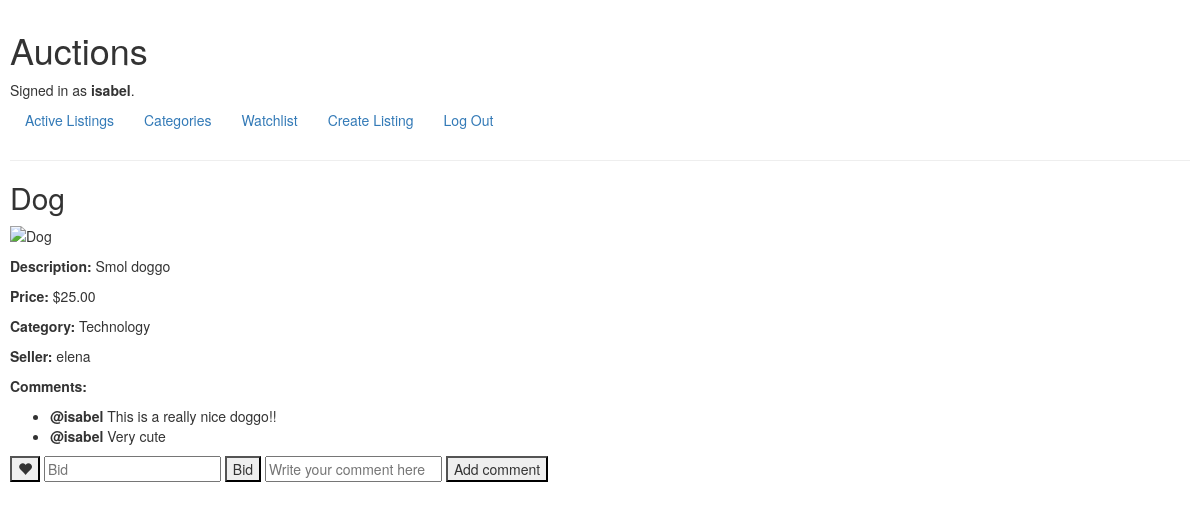
/auction/10/ (signed in), run on an earlier commit of the app's database.
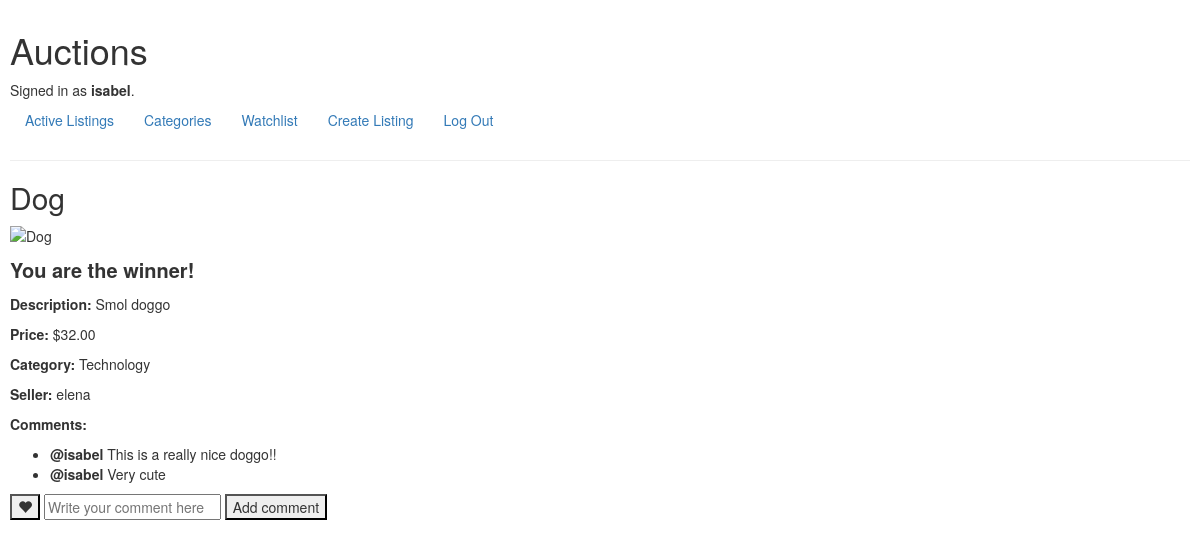
And on a later commit of the database.
### auctions/models.py (models this page shows)
class Auction(models.Model):
    seller = models.ForeignKey(User, on_delete=models.CASCADE, related_name='auctions_sold')
    title = models.CharField(max_length=64)
    description = models.CharField(max_length=5000)
    image = models.CharField(max_length=20000, blank=True, null=True)
    starting_bid = models.DecimalField(decimal_places=2, max_digits=12)
    category = models.ForeignKey(Category, on_delete=models.CASCADE, null=True)
    winner = models.ForeignKey(User, on_delete=models.CASCADE, null=True, related_name='auctions_won')

class Category(models.Model):
    name = models.CharField(max_length=60)

class User(AbstractUser):
    pass

### auctions/views.py (the view)
# urls.py: path('auction/<int:auction_id>/', views.auction, name='auction'),
@login_required(login_url='/login')
def auction(request, auction_id):
    auction = Auction.objects.get(id=auction_id)
    comments = auction.item_comments.all()
    is_seller = auction.seller == request.user
    in_watchlist = Watchlist.objects.filter(item=auction)
    return render(request, 'auctions/auction.html', {
        'auction': auction,
        'comments': comments,
        'is_seller': is_seller,
        'in_watchlist': in_watchlist
    })

### auctions/templates/auctions/auction.html (shortened to what this page needs)
{% extends "auctions/layout.html" %}
{% block body %}
    <h2>{{ auction.title }}</h2>
    {% if auction.image %}
        <p><img class="image" src="{{ auction.image }}" alt="{{ auction.title }}"></p>
    {% endif %}
    <p style="font-size: 20px;">
        {% if auction.winner == user and user != auction.seller %}
            <strong>You are the winner!</strong>
        {% elif auction.winner != null and user == auction.seller and auction.winner != user %}
            <strong>Winner: </strong>{{ auction.winner.username }}
        {% elif auction.winner != null %}
            <strong>Auction closed</strong>
        {% endif %}
    </p>
    <p><strong>Description:</strong> {{ auction.description }}</p>
    <p><strong>Price:</strong> ${{ auction.starting_bid }}</p>
    <p><strong>Category:</strong> {{ auction.category.name }}</p>
    <p><strong>Seller:</strong> {{ auction.seller.username }}</p>
    <p><strong>Comments:</strong></p>
    <ul>
        {% for comment in comments %}
            <li><strong>@{{ comment.user.username}} </strong>{{ comment.comment }}</li>
        {% empty %}
            <li>No comments</li>
        {% endfor %}
    </ul>
    {% if user.is_authenticated %}
        {% if is_seller and auction.winner == null %}
            <form action="{% url 'close_auction' auction.id %}" method="post">
                {% csrf_token %}
                <button type="submit">Close</button>
            </form>
        {% elif is_seller and auction.winner != null %}
            <form action="{% url 'reopen_auction' auction.id %}" method="post">
                {% csrf_token %}
                <button type="submit">Reopen</button>
            </form>
        {% else %}
            <div style="display: inline;">
                {% if in_watchlist %}
                    <form action="{% url 'remove_from_watchlist' %}" method="post" style="display: inline;">
                        <button type="submit" name="id" value="{{ auction.id }}">
                            <i class="glyphicon glyphicon-heart"></i>
                        </button>
                    </form>
                {% endif %}
                {% if auction.winner == null %}
                    <form action="{% url 'bid' auction.id %}" method="post" style="display: inline;">
                        <input type="number" name="bid" placeholder="Bid" required step="0.01" min="0">
                        <button type="submit">Bid</button>
                    </form>
                {% endif %}
                <form action="{% url 'add_comment' auction.id %}" method="post" style="display: inline;">
                    <input type="text" name="comment" placeholder="Write your comment here" required autocomplete="off">
                    <button type="submit">Add comment</button>
                </form>
            </div>
        {% endif %}
    {% endif %}
{% endblock %}

What changed in the data, as far as the page shows it:
changed Auction "Dog": winner_id empty → 4 (drawn); starting_bid "25.00" → "32.00"
Also different on the page:
text no longer shown: "Bid"
text now shown: "You are the winner!"
